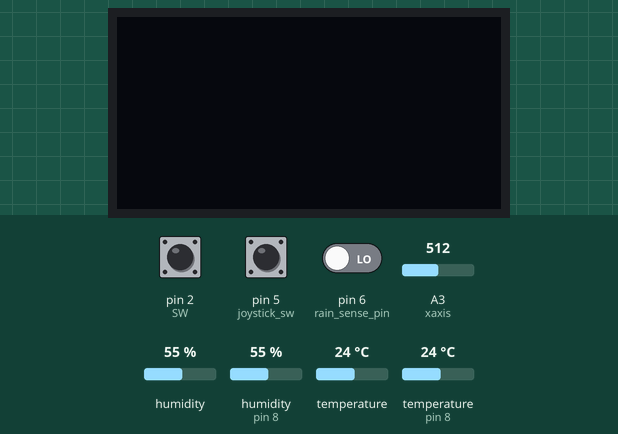
Simulated run of this sketch. Board: Arduino Uno, built with avr-gcc and run on an emulated ATmega328P. On the bench: 128×64 one-colour display. The inputs (shaded band) are chosen by the test bench; at power-on: pin 2 (SW) HIGH, A3 (xaxis) = 512, pin 5 (joystick_sw) HIGH, pin 6 (rain_sense_pin) LOW, humidity 55 %, humidity (sensor on pin 8) 55 %, temperature 24 °C, temperature (sensor on pin 8) 24 °C. Sleep ends after the set time or at an interrupt; the local clock reads 2024-03-15 10:24:30 at power-on unless the sketch sets it; what the sketch prints to the serial monitor is not drawn.

Above: at 5.0 s.
5.1 s: pin 2 (SW) pulled LOW for 0.15 s
At 6.7 s:
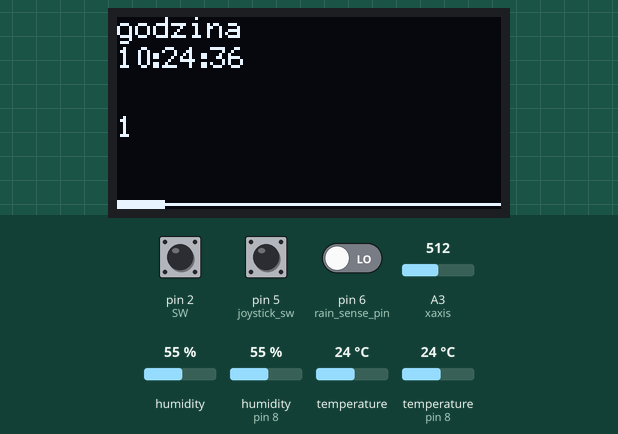
8.2 s: A3 (xaxis) set to 598
9.7 s: A3 (xaxis) set to 626
At 10.7 s:
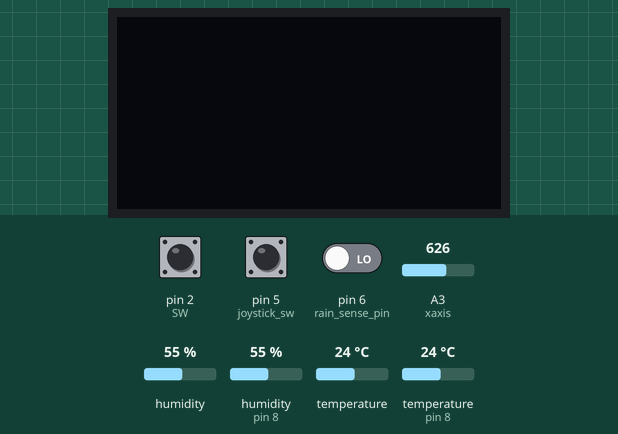
Timing chart, 0 to 12.7 s (numbered marks = the images above; inputs shaded):
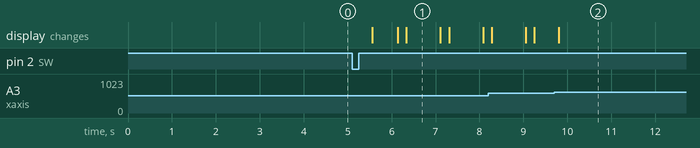

Measured:
- the behaviour switches between 612 and 613 on A3 (xaxis) (found by bisection; images 1 and 2)
- after the input at 5.1 s, the display: first changes after 0.46 s (image 1 shows a later state)
- after the input at 9.7 s, the display: first changes after 0.11 s (image 2 shows a later state)

The sketch:

station_7mA_sleep.ino
```cpp
//eeprom function and many digital pins are still not used!
//gnd from joystick and rtc are on the collector from npn common e transistor causing 1.5mA power saving base of transistor is joystick_vcc
#include <avr/sleep.h>
#include <DS3231.h>
#include <Wire.h>
#include "U8glib.h"
#include <AM2320.h>
#include <DHT.h>

 #define yaxis A2
 #define xaxis A3
#define dhtpin 8
#define DHTTYPE DHT11 // dht 11 ale czy t ojest ten z ujemnymi temp?
#define analog_rain_pin A0 //precise analog rain sensor values from this pin
AM2320 thsensor;//inicjalizacja obiektu sensora am2320
DS3231 Clock;//inicjalizacjaa obiektu zeara
U8GLIB_SSD1306_128X64 u8g(U8G_I2C_OPT_NONE|U8G_I2C_OPT_DEV_0); // I2C / TWI wyswietlacz oled i2c
DHT dht(dhtpin,DHTTYPE);
bool Century=false;//nie wiem czy to potrzebne
bool h12;//clock varible
bool PM;//clock variable
bool first_run_condition=true;//variable to make the sensors readouts only at first run of loop in order not to slow down the manu response
bool not_raining=0;//logic value from rain sensor it will be set to 1 wen rain exceeds the value set on the sensor potentiometer
volatile boolean flag=false;//volatile becouse it is only changed by interrupt function

//bool first_run_condition=true;//variable to make the sensors readouts only at first run of loop in order not to slow down the manu response
bool sleep_state=false;

byte joystick_vcc=8;//vcc from joystick
//byte oled_state=0;//oled state when 0 oled should be off
uint16_t box_x_pos=0;//zmienne do punktu rysownaia wskaznika polozenia
uint16_t box_y_pos=61;//it can actually be a const couse it doesnt change it is 1 pizel lower than the line y
uint16_t menu_option=0;//variable to show particular screens
unsigned int x_pos_prev=0;//to compare previous x position trully not needed any more after adding time delay
unsigned int t_prev=0;//for time delay for joystick to slow it down a little bit
const int joystick_sw=5;///joystick digital switch used to turn oled on and off
const int rain_vcc=7;// 5volts from rain sensor on digital to save energy during sleep
const int rain_sense_pin =6;//digital pin from rain sensor its value determines the not_raining variable
const int SW=2;//wakeup switch connected to arduino D2 is interrupt pin marked as 0

int rain_density=0;//wartosc do analogowego odcztu deszczu imn mniejsza tym wiekszy
float humi=0,temp=0;//to store the am sensor readouts (outside)
float humi_in=0,temp_in=0;//tostore dht 11 readouts (inside)

bool rain_checker(int &rain_density_cpy);
void joystick_push_to_sleep();//checks wheather to on or off the oled screen
void draw(void);//draw function mandatory for u8glib
byte position_check();//checks wheather the joystick is tilted or not
byte screen_option();//to determine what picture to display
void read_dht(float &hum_in,float &tempe_in);
void amsensor_Readout(float &humid,float &tempe);
void draw(byte daY,byte montH,byte yeaR,byte houR,byte minutE,byte seC,float &humi_1,float &temp_1,bool not_raining_cpy,int &rain_density,byte box_mov_dir);
void setFlag();
void ArduGoSleep();

void setup() {
  // Start the I2C interface
  Wire.begin();
  dht.begin();
  // Start the serial interface
 Serial.begin(115200);
 pinMode(joystick_vcc,OUTPUT);
  digitalWrite(joystick_vcc,LOW);
   pinMode(joystick_sw,INPUT_PULLUP);
  pinMode(rain_vcc,OUTPUT);
  digitalWrite(rain_vcc,LOW);//off immediatelly, shoud be pulled high only during measurment
 // pinMode(clock_vcc,OUTPUT);
  //digitalWrite(clock_vcc,LOW);//off immediatelly, shoud be pulled high only during measurment
  pinMode(SW,INPUT_PULLUP);
  pinMode(rain_sense_pin,INPUT);

 // amsensor_Readout(humi,temp);
  //delay(2000);
 // float testingvalue=26.54;
 // Serial.println(float_to_char(testingvalue));
  u8g.sleepOn();//turn off oled
  ArduGoSleep();//arduino goes to sleep and waits for an interrupt to occur

// uncomment this only once to set the rtc values to correct ones eg.after relacing cr2320 battery of the clock
 /*
 Clock.setSecond(0);
Clock.setMinute(41);
Clock.setHour(22);
Clock.setDate(26);
Clock.setMonth(2);
Clock.setYear(19);
Clock.setDoW(2);
*/}

void loop() {
  // send what's going on to the serial monitor.
  // Start with the year

 /*
  // Display the temperature
  Serial.print("T=");
  Serial.print(Clock.getTemperature(), 2);
  // Tell whether the time is (likely to be) valid
  if (Clock.oscillatorCheck()) {
    Serial.print(" O+");
  } else {
    Serial.print(" O-");
  }
Serial.println(Clock.getHour(h12, PM));

  */
 // //if(digitalRead(SW)==LOW){

  if(flag){

    if(first_run_condition==true){
     digitalWrite(joystick_vcc,HIGH);
    amsensor_Readout(humi,temp);//we are reading the values from am2320 sensor
    read_dht(humi_in,temp_in);//reading inside temperature values
    not_raining=rain_checker(rain_density);//checking weather the mesured level of rain is greater than the defined one
    }
    u8g.sleepOff();//waking up the oled screen
     joystick_push_to_sleep();
//at the same time getting preecise rain value to the global variable rain_density
//not_raining=1 when no rain, 0 when it rain


      position_check();
        // Serial.println("pozycja");
  //  digitalWrite(clock_vcc,HIGH);
    //amsensor_Readout(humi,temp);
  u8g.firstPage();
   do {
draw(0,0,0,Clock.getHour(h12, PM),Clock.getMinute(),Clock.getSecond(),humi,temp,not_raining,rain_density,position_check());
//draw(0,0,0,0,0,0,humi,temp,not_raining,rain_density,position_check());
} while( u8g.nextPage() );//end of the picture loop
//amsensor_Readout(humi,temp);
  //delay(5000);//5s oled working time after that it goes to sleep
 // digitalWrite(clock_vcc,LOW);

   first_run_condition=false;

   if(sleep_state==true){
    sleep_state=false;
   // Serial.println("funkcja2");
    first_run_condition=true;
    flag=false;//flag is set to 0 and it will be changed when the next interrupt on D2 occurs
    u8g.sleepOn();//after switch from joystick pushed oled goes to sleeep
    digitalWrite(joystick_vcc,LOW);
  ArduGoSleep();//going for sleep function
   }
  }


}


//this function needs modifying still, to make it more readable and to make its oled output look more representative
void draw(byte daY,byte montH,byte yeaR,byte houR,byte minutE,byte seC,float &humi_1,float &temp_1,bool not_raining_cpy,int &rain_density,byte box_mov_dir)
{
//x y to pozycja lewego dolnego piksela pisanego tekstu
u8g.setFont(u8g_font_6x12);
u8g.setColorIndex(1);
int x=0,y=7,xd=64; // wpolowie zaczniemy wartosci wiec x bedzie 64 rowne
byte box_length=16;//pixels
  byte box_width=3;//pixels

  u8g.drawLine(0,62,128,62);//line for slider
  //slider drawing
  if(box_mov_dir==0)
  {
    u8g.drawBox(box_x_pos,box_y_pos,box_length,box_width);
  }
  else if((box_mov_dir==1)&&(box_x_pos<=111))
  {
    //to right
    box_x_pos+=16;
   u8g.drawBox(box_x_pos,box_y_pos,box_length,box_width);

  }
  else if((box_mov_dir==2)&&(box_x_pos>=16))
  {
    box_x_pos-=16;
    u8g.drawBox(box_x_pos,box_y_pos,box_length,box_width);
    //to left
  }

  ///////////////////////////////////////////
  switch(screen_option()){
    case 1:
    u8g.drawStr( x, y, "godzina");
    y+=10;
        u8g.drawStr(box_x_pos,40,"1");
        u8g.setPrintPos(0,y);
        u8g.print(houR);
        u8g.drawStr(11,y,":");
        u8g.setPrintPos(15,y);
        u8g.print(minutE);
        u8g.drawStr(27,y,":");
        u8g.setPrintPos(31,y);
        u8g.print(seC);
    break;

    case 2:
    char buf[5];
      dtostrf(humi_1, 6,2,buf);//zm do konwersji,ilosc miejsc calosci ze znakiem,ile po przecinku i bufor string do zapisu
      u8g.drawStr(0,y,"wilg: "); u8g.drawStr(xd,y,buf);
    break;

    case 3:
    char buf_t[6];//bo znak minus
    dtostrf(temp_1,6,2,buf_t);
    u8g.drawStr(0,y,"temp: "); u8g.drawStr(xd,y,buf_t);
    break;

    case 4:
    u8g.drawStr(0,y,"no rain?: ");
    u8g.setPrintPos(xd,y); u8g.print(not_raining_cpy);
    break;

    case 5:
    u8g.drawStr(0,y,"rain density: ");
    u8g.setPrintPos(xd+30,y); u8g.print(rain_density);//+30 to prevent both columns from meeting
    break;

    case 6:
    u8g.drawStr(box_x_pos,40,"6");
    break;

    case 7:
    u8g.drawStr(box_x_pos,40,"7");
    break;

    case 8:
    u8g.drawStr(box_x_pos,40,"8");
    break;

  }
}
  ////////////////////////////////


void setFlag()//flag changed to 1 when interrupt occurs
//when on 1 everything in the main loop can run
{
  flag=true;
}

void ArduGoSleep()//function to manage arduino sleep mode
{
  set_sleep_mode(SLEEP_MODE_PWR_DOWN);
  sleep_enable();
  attachInterrupt(0,setFlag,LOW);//D2 pin jako switch
  sleep_mode();//tu wchodzi w sleep
  //wywaola zmieni flage wejdzie w setup i loop akutalizacja oleda 5 sek i flaga na 0 i wywola ta funkcje od poczatku]
  sleep_disable();
  detachInterrupt(0);
}


void amsensor_Readout(float &humid,float &tempe)//function to read values from am2320 i2c sensor
{
  byte case_holder;//ma tzymac warunek ktory zwraca funkcja odczytujaca
  do{
  case_holder=thsensor.Read();
  if(case_holder==0)
  {
     humid=thsensor.h;
     tempe=thsensor.t;
     Serial.println(tempe);
     delay(200);
  }else if(case_holder==1) {
    humid=0.0;
    tempe=0.0;
    Serial.println("1");
  }else if(case_holder==2){
    humid=0.0;
    tempe=0.0;
    Serial.println("2");
  }
  }while(case_holder!=0);

}


bool rain_checker(int &rain_density_cpy)
{
  digitalWrite(rain_vcc,HIGH);//power on to rain sensor
  bool temp_var=digitalRead(rain_sense_pin);
rain_density_cpy=analogRead(analog_rain_pin);//analog rain ddensity measurment
//the greater the number the weaker the rain is becouse greater resistance and higher voltage drop
digitalWrite(rain_vcc,LOW);//power savings
  return temp_var;//returns 0 when not raining, 1 when it rains
}

void read_dht(float &hum_in,float &tempe_in)
{
  humi_in=dht.readHumidity();
  tempe_in=dht.readTemperature();
}

void battery_readout(byte batt_anlog_pin)
{

}

int light_sensor_readout(byte readout_pin)
{//it will only work until battery volatage is single cell one
//with 2s pack you will get 8.2v and that wil kill arduino
//needs then a volatage divider
  return analogRead(readout_pin);
}


byte position_check()
{
            unsigned int t_now=millis();
  if((t_now-t_prev)>200) {//200 miliseconds

             unsigned int reading_posx= analogRead(xaxis);

  if(reading_posx<412)
    {
      x_pos_prev=reading_posx;//zapamietuje poprzednia pozycje jesli sie roznia to zrobi krok
      t_prev=millis();
      return 2;//left
  }
  if(reading_posx>612)
  {
    x_pos_prev=reading_posx;//zapamietuje poprzednia pozycje jesli sie roznia to zrobi krok
    t_prev=millis();
    return 1;//right
  }
                        }
  return 0;
}

byte screen_option()
{
  const uint16_t segment_leng=16;
  uint16_t help_var=15;//jak na 8 segnentow jest podzielone to segment ma 16 pikseli
  //wiec paczetek 2giego segmentu to 15 piksel i potem dodajemy 16 po kolejnym sprawdzeniu
  //jak sprawdzamy od najmiejszego to nie trzeba jakisc przedzialow
  if(box_x_pos<help_var) return 1;
  help_var+=segment_leng;
  if(box_x_pos<help_var) return 2;
  help_var+=segment_leng;
  if(box_x_pos<help_var) return 3;
  help_var+=segment_leng;
  if(box_x_pos<help_var) return 4;
  help_var+=segment_leng;
  if(box_x_pos<help_var) return 5;
  help_var+=segment_leng;
  if(box_x_pos<help_var) return 6;
  help_var+=segment_leng;
  if(box_x_pos<help_var) return 7;
  help_var+=segment_leng;
  if(box_x_pos<help_var) return 8;//menu screen no 8

  }


 void joystick_push_to_sleep()
{
 //Serial.println("funkcja");
  if(digitalRead(joystick_sw)==LOW)
  {
    //Serial.println("joy wcisniety  ");
  sleep_state=true;
  //Serial.print(sleep_state);
        }

}
```
